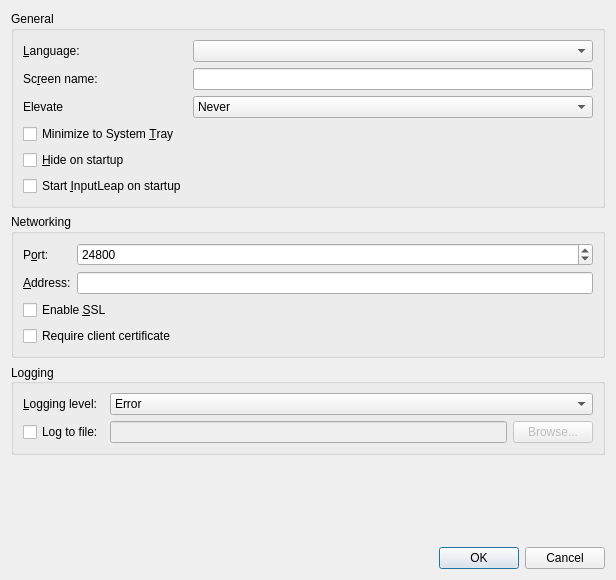
<?xml version="1.0" encoding="UTF-8"?>
<ui version="4.0">
 <class>SettingsDialog</class>
 <widget class="QDialog" name="SettingsDialog">
  <property name="geometry">
   <rect>
    <x>0</x>
    <y>0</y>
    <width>616</width>
    <height>580</height>
   </rect>
  </property>
  <property name="windowTitle">
   <string>Settings</string>
  </property>
  <layout class="QVBoxLayout" name="verticalLayout">
   <item>
    <widget class="QGroupBox" name="m_pGroupGeneral">
     <property name="enabled">
      <bool>true</bool>
     </property>
     <property name="sizePolicy">
      <sizepolicy hsizetype="Preferred" vsizetype="Preferred">
       <horstretch>0</horstretch>
       <verstretch>0</verstretch>
      </sizepolicy>
     </property>
     <property name="title">
      <string>General</string>
     </property>
     <layout class="QFormLayout" name="formLayout">
      <property name="fieldGrowthPolicy">
       <enum>QFormLayout::AllNonFixedFieldsGrow</enum>
      </property>
      <item row="0" column="0">
       <widget class="QLabel" name="m_pLabel_27">
        <property name="sizePolicy">
         <sizepolicy hsizetype="Preferred" vsizetype="Preferred">
          <horstretch>0</horstretch>
          <verstretch>0</verstretch>
         </sizepolicy>
        </property>
        <property name="minimumSize">
         <size>
          <width>75</width>
          <height>0</height>
         </size>
        </property>
        <property name="text">
         <string>&amp;Language:</string>
        </property>
        <property name="buddy">
         <cstring>m_pComboLanguage</cstring>
        </property>
       </widget>
      </item>
      <item row="0" column="1">
       <widget class="QComboBox" name="m_pComboLanguage"/>
      </item>
      <item row="1" column="0">
       <widget class="QLabel" name="m_pLabel_19">
        <property name="minimumSize">
         <size>
          <width>75</width>
          <height>0</height>
         </size>
        </property>
        <property name="text">
         <string>Sc&amp;reen name:</string>
        </property>
        <property name="buddy">
         <cstring>m_pLineEditScreenName</cstring>
        </property>
       </widget>
      </item>
      <item row="1" column="1">
       <widget class="QLineEdit" name="m_pLineEditScreenName">
        <property name="enabled">
         <bool>true</bool>
        </property>
       </widget>
      </item>
      <item row="2" column="0">
       <widget class="QLabel" name="m_pLabelElevate">
        <property name="text">
         <string>Elevate</string>
        </property>
       </widget>
      </item>
      <item row="2" column="1">
       <widget class="QComboBox" name="m_pComboElevate">
        <property name="toolTip">
         <string>Specify when the InputLeap service should run at an elevated privilege level</string>
        </property>
        <property name="currentIndex">
         <number>2</number>
        </property>
        <item>
         <property name="text">
          <string>As Needed</string>
         </property>
        </item>
        <item>
         <property name="text">
          <string>Always</string>
         </property>
        </item>
        <item>
         <property name="text">
          <string>Never</string>
         </property>
        </item>
       </widget>
      </item>
      <item row="3" column="0">
       <widget class="QCheckBox" name="m_pCheckBoxMinimizeToTray">
        <property name="text">
         <string>Minimize to System &amp;Tray</string>
        </property>
       </widget>
      </item>
      <item row="4" column="0">
       <widget class="QCheckBox" name="m_pCheckBoxAutoHide">
        <property name="text">
         <string>&amp;Hide on startup</string>
        </property>
       </widget>
      </item>
      <item row="5" column="0">
       <widget class="QCheckBox" name="m_pCheckBoxAutoStart">
        <property name="text">
         <string>Start &amp;InputLeap on startup</string>
        </property>
       </widget>
      </item>
     </layout>
    </widget>
   </item>
   <item>
    <widget class="QGroupBox" name="m_pGroupNetworking">
     <property name="title">
      <string>Networking</string>
     </property>
     <layout class="QGridLayout" name="gridLayout_3">
      <item row="1" column="0">
       <widget class="QLabel" name="m_pLabel_21">
        <property name="text">
         <string>&amp;Address:</string>
        </property>
        <property name="buddy">
         <cstring>m_pLineEditInterface</cstring>
        </property>
       </widget>
      </item>
      <item row="0" column="0">
       <widget class="QLabel" name="m_pLabel_20">
        <property name="text">
         <string>P&amp;ort:</string>
        </property>
        <property name="buddy">
         <cstring>m_pSpinBoxPort</cstring>
        </property>
       </widget>
      </item>
      <item row="0" column="1">
       <widget class="QSpinBox" name="m_pSpinBoxPort">
        <property name="enabled">
         <bool>true</bool>
        </property>
        <property name="sizePolicy">
         <sizepolicy hsizetype="MinimumExpanding" vsizetype="Fixed">
          <horstretch>0</horstretch>
          <verstretch>0</verstretch>
         </sizepolicy>
        </property>
        <property name="maximum">
         <number>65535</number>
        </property>
        <property name="value">
         <number>24800</number>
        </property>
       </widget>
      </item>
      <item row="1" column="1">
       <widget class="QLineEdit" name="m_pLineEditInterface">
        <property name="enabled">
         <bool>true</bool>
        </property>
       </widget>
      </item>
      <item row="2" column="0" colspan="2">
       <widget class="QCheckBox" name="m_pCheckBoxEnableCrypto">
        <property name="text">
         <string>Enable &amp;SSL</string>
        </property>
       </widget>
      </item>
      <item row="3" column="0" colspan="2">
       <widget class="QCheckBox" name="checkbox_require_client_certificate">
        <property name="text">
         <string>Require client certificate</string>
        </property>
       </widget>
      </item>
     </layout>
    </widget>
   </item>
   <item>
    <widget class="QGroupBox" name="m_pGroupLog">
     <property name="sizePolicy">
      <sizepolicy hsizetype="Preferred" vsizetype="Preferred">
       <horstretch>0</horstretch>
       <verstretch>0</verstretch>
      </sizepolicy>
     </property>
     <property name="title">
      <string>Logging</string>
     </property>
     <property name="alignment">
      <set>Qt::AlignLeading|Qt::AlignLeft|Qt::AlignVCenter</set>
     </property>
     <property name="flat">
      <bool>false</bool>
     </property>
     <layout class="QGridLayout" name="gridLayout_2">
      <item row="1" column="0">
       <widget class="QCheckBox" name="m_pCheckBoxLogToFile">
        <property name="text">
         <string>Log to file:</string>
        </property>
       </widget>
      </item>
      <item row="1" column="2">
       <widget class="QPushButton" name="m_pButtonBrowseLog">
        <property name="enabled">
         <bool>false</bool>
        </property>
        <property name="text">
         <string>Browse...</string>
        </property>
       </widget>
      </item>
      <item row="0" column="1" colspan="2">
       <widget class="QComboBox" name="m_pComboLogLevel">
        <item>
         <property name="text">
          <string>Error</string>
         </property>
        </item>
        <item>
         <property name="text">
          <string>Warning</string>
         </property>
        </item>
        <item>
         <property name="text">
          <string>Note</string>
         </property>
        </item>
        <item>
         <property name="text">
          <string>Info</string>
         </property>
        </item>
        <item>
         <property name="text">
          <string>Debug</string>
         </property>
        </item>
        <item>
         <property name="text">
          <string>Debug1</string>
         </property>
        </item>
        <item>
         <property name="text">
          <string>Debug2</string>
         </property>
        </item>
       </widget>
      </item>
      <item row="0" column="0">
       <widget class="QLabel" name="m_pLabel_3">
        <property name="minimumSize">
         <size>
          <width>75</width>
          <height>0</height>
         </size>
        </property>
        <property name="text">
         <string>&amp;Logging level:</string>
        </property>
        <property name="buddy">
         <cstring>m_pComboLogLevel</cstring>
        </property>
       </widget>
      </item>
      <item row="1" column="1">
       <widget class="QLineEdit" name="m_pLineEditLogFilename">
        <property name="enabled">
         <bool>false</bool>
        </property>
       </widget>
      </item>
     </layout>
    </widget>
   </item>
   <item>
    <spacer name="verticalSpacer">
     <property name="orientation">
      <enum>Qt::Vertical</enum>
     </property>
     <property name="sizeHint" stdset="0">
      <size>
       <width>20</width>
       <height>40</height>
      </size>
     </property>
    </spacer>
   </item>
   <item>
    <widget class="QDialogButtonBox" name="buttonBox">
     <property name="orientation">
      <enum>Qt::Horizontal</enum>
     </property>
     <property name="standardButtons">
      <set>QDialogButtonBox::Cancel|QDialogButtonBox::Ok</set>
     </property>
    </widget>
   </item>
  </layout>
 </widget>
 <tabstops>
  <tabstop>m_pComboLanguage</tabstop>
  <tabstop>m_pLineEditScreenName</tabstop>
  <tabstop>m_pComboElevate</tabstop>
  <tabstop>m_pCheckBoxMinimizeToTray</tabstop>
  <tabstop>m_pCheckBoxAutoHide</tabstop>
  <tabstop>m_pCheckBoxAutoStart</tabstop>
  <tabstop>m_pSpinBoxPort</tabstop>
  <tabstop>m_pLineEditInterface</tabstop>
  <tabstop>m_pCheckBoxEnableCrypto</tabstop>
  <tabstop>m_pComboLogLevel</tabstop>
  <tabstop>m_pCheckBoxLogToFile</tabstop>
  <tabstop>m_pLineEditLogFilename</tabstop>
  <tabstop>m_pButtonBrowseLog</tabstop>
 </tabstops>
 <resources/>
 <connections>
  <connection>
   <sender>buttonBox</sender>
   <signal>accepted()</signal>
   <receiver>SettingsDialog</receiver>
   <slot>accept()</slot>
   <hints>
    <hint type="sourcelabel">
     <x>266</x>
     <y>340</y>
    </hint>
    <hint type="destinationlabel">
     <x>157</x>
     <y>274</y>
    </hint>
   </hints>
  </connection>
  <connection>
   <sender>buttonBox</sender>
   <signal>rejected()</signal>
   <receiver>SettingsDialog</receiver>
   <slot>reject()</slot>
   <hints>
    <hint type="sourcelabel">
     <x>334</x>
     <y>340</y>
    </hint>
    <hint type="destinationlabel">
     <x>286</x>
     <y>274</y>
    </hint>
   </hints>
  </connection>
 </connections>
</ui>
